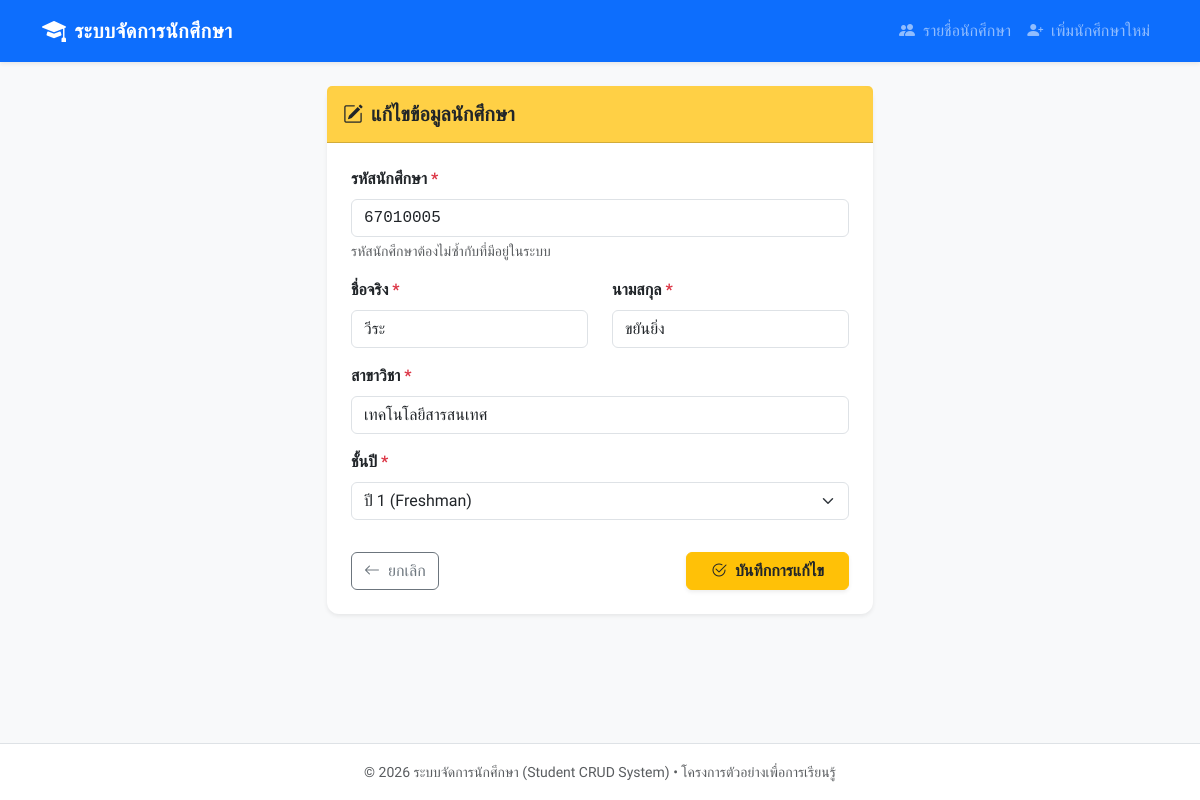
/edit.php?id=5, run on the app's committed database.
### tables this page shows
CREATE TABLE `students` (
    `id` INT AUTO_INCREMENT PRIMARY KEY COMMENT 'รหัสลำดับอัตโนมัติ (Primary Key)',
    `student_id` VARCHAR(10) NOT NULL UNIQUE COMMENT 'รหัสนักศึกษา เช่น 65010001 (ห้ามซ้ำ)',
    `first_name` VARCHAR(100) NOT NULL COMMENT 'ชื่อจริง',
    `last_name` VARCHAR(100) NOT NULL COMMENT 'นามสกุล',
    `major` VARCHAR(100) NOT NULL COMMENT 'สาขาวิชา',
    `year` INT NOT NULL COMMENT 'ชั้นปีที่ศึกษา (1-4)',
    `created_at` TIMESTAMP DEFAULT CURRENT_TIMESTAMP COMMENT 'วันเวลาที่เพิ่มข้อมูล'
);

### edit.php (the view, shortened to what this page needs)
<?php
require_once 'config/db.php';
$id = isset($_GET['id']) ? (int)$_GET['id'] : 0;
$sql = "SELECT * FROM students WHERE id = ? LIMIT 1";
$stmt = $pdo->prepare($sql);
$stmt->execute([$id]);
$student = $stmt->fetch();
$student_id = $student['student_id'];
$first_name = $student['first_name'];
$last_name  = $student['last_name'];
$major       = $student['major'];
$year        = (string)$student['year'];
$errors      = [];
require_once 'includes/header.php';
?>
<div class="row justify-content-center">
    <div class="col-md-8 col-lg-6">
        <div class="card shadow-sm">
            <div class="card-header bg-warning bg-opacity-75 py-3">
                <h5 class="card-title mb-0 fw-semibold text-dark">
                    <i class="bi bi-pencil-square me-2"></i>แก้ไขข้อมูลนักศึกษา
                </h5>
            </div>
            <div class="card-body p-4">
                <form action="edit.php?id=<?= $id ?>" method="POST" novalidate>
                    <div class="mb-3">
                        <label for="student_id" class="form-label fw-semibold">
                            รหัสนักศึกษา <span class="text-danger">*</span>
                        </label>
                        <input type="text"
                               name="student_id"
                               id="student_id"
                               class="form-control font-monospace <?= (!empty($errors) && empty($student_id)) ? 'is-invalid' : '' ?>"
                               maxlength="10"
                               value="<?= htmlspecialchars($student_id) ?>"
                               required>
                        <div class="form-text">รหัสนักศึกษาต้องไม่ซ้ำกับที่มีอยู่ในระบบ</div>
                    </div>
                    <div class="row">
                        <div class="col-md-6 mb-3">
                            <label for="first_name" class="form-label fw-semibold">
                                ชื่อจริง <span class="text-danger">*</span>
                            </label>
                            <input type="text"
                                   name="first_name"
                                   id="first_name"
                                   class="form-control"
                                   maxlength="100"
                                   value="<?= htmlspecialchars($first_name) ?>"
                                   required>
                        </div>
                        <div class="col-md-6 mb-3">
                            <label for="last_name" class="form-label fw-semibold">
                                นามสกุล <span class="text-danger">*</span>
                            </label>
                            <input type="text"
                                   name="last_name"
                                   id="last_name"
                                   class="form-control"
                                   maxlength="100"
                                   value="<?= htmlspecialchars($last_name) ?>"
                                   required>
                        </div>
                    </div>
                    <div class="mb-3">
                        <label for="major" class="form-label fw-semibold">
                            สาขาวิชา <span class="text-danger">*</span>
                        </label>
                        <input type="text"
                               name="major"
                               id="major"
                               class="form-control"
                               maxlength="100"
                               value="<?= htmlspecialchars($major) ?>"
                               required>
                    </div>
                    <div class="mb-4">
                        <label for="year" class="form-label fw-semibold">
                            ชั้นปี <span class="text-danger">*</span>
                        </label>
                        <select name="year" id="year" class="form-select" required>
                            <option value="1" <?= $year === '1' ? 'selected' : '' ?>>ปี 1 (Freshman)</option>
                        </select>
                    </div>
                    <div class="d-flex justify-content-between align-items-center pt-2">
                        <a href="index.php" class="btn btn-outline-secondary">
                            <i class="bi bi-arrow-left me-1"></i> ยกเลิก
                        </a>
                        <button type="submit" class="btn btn-warning px-4 shadow-sm text-dark fw-semibold">
                            <i class="bi bi-check2-circle me-1"></i> บันทึกการแก้ไข
                        </button>
                    </div>
                </form>
            </div>
        </div>
    </div>
</div>
<?php
require_once 'includes/footer.php';
?>

### includes/header.php (style rules this page uses)
body { font-family: 'Sarabun', sans-serif; background-color: #f8f9fa; min-height: 100vh; display: flex; flex-direction: column; }
.card { border: none; border-radius: 12px; box-shadow: 0 4px 12px rgba(0, 0, 0, 0.05); }

### data on the page
students: student_id "67010005", first_name "วีระ", last_name "ขยันยิ่ง", major "เทคโนโลยีสารสนเทศ", year "ปี 1 (Freshman)"
